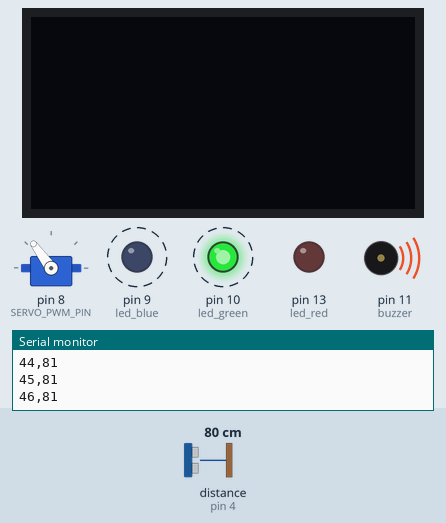
Simulated run of this sketch. Board: Arduino Uno, built with avr-gcc and run on an emulated ATmega328P. Parts: 128×64 one-colour display, servo, output pins drawn as LEDs (lit = HIGH), buzzer (waves = sounding), the last lines printed to the serial monitor. Dashed ring = blinking. Inputs (shaded band) come from the test bench; at power-on: distance to the obstacle (sensor on pin 4) 80 cm. The echo pulse lasts 58.3 µs per cm.

Above: at 1.9 s.
2.0 s: distance to the obstacle (sensor on pin 4) set to 35 cm
At 2.5 s:
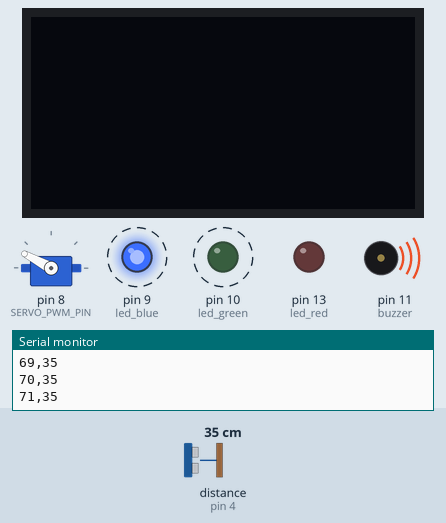
5.0 s: distance to the obstacle (sensor on pin 4) set to 2 cm
At 5.22 s:
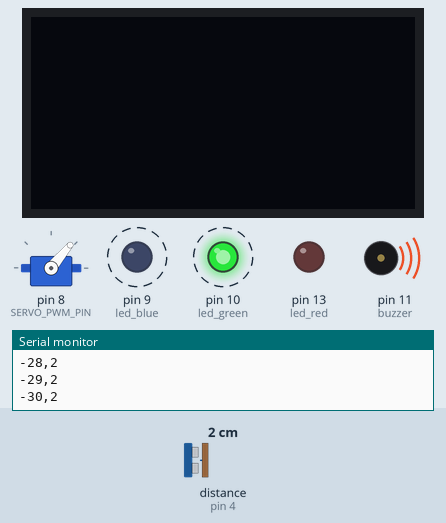
7.4 s: distance to the obstacle (sensor on pin 4) set to 9 cm
At 7.97 s:
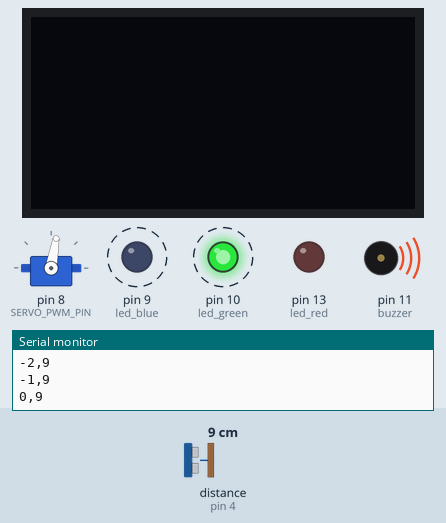
9.3 s: distance to the obstacle (sensor on pin 4) set to 4 cm
12.3 s: distance to the obstacle (sensor on pin 4) set to 18 cm
Timing chart, 0 to 36.1 s (numbered marks = the images above; inputs shaded):
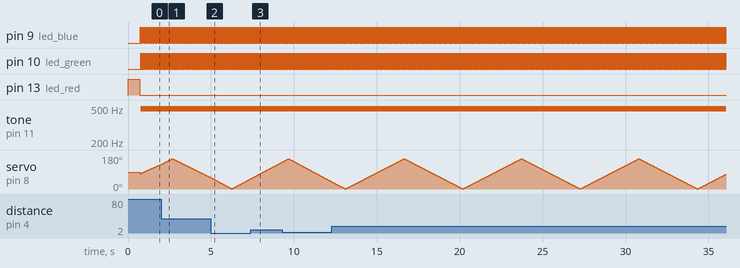

The sketch:

RadarBasic.ino
```cpp
/*
https://gist.github.com/biokys/6846527
https://learn.sparkfun.com/tutorials/connecting-arduino-to-processing/to-processing

sometimes the ultrasonic sensor give casual value (es. 70) in a row of 0 (no object detected)
to ignore that error, "ignora_posit" isolates fake readings.
If distance is different that 0 (there is an object on the range), Robottino will play buzzer and show lights

Giovanni Bindi
oct. 2014

*/

//display
#include <Wire.h>
#include <SeeedOLED.h>
#include <avr/pgmspace.h>

const int buzzer = 11;
const int led_blue = 9;
const int led_green = 10;
const int led_red = 13;

#include <NewPing.h>
#include <Servo.h>

#define TRIGGER_PIN  7
#define ECHO_PIN     4
#define MAX_DISTANCE 100 // Maximum distance we want to ping for (in centimeters). Maximum sensor distance is rated at 400-500cm.
#define SERVO_PWM_PIN 8
NewPing sonar(TRIGGER_PIN, ECHO_PIN, MAX_DISTANCE);

// means -angle .. angle
#define ANGLE_BOUNDS 80
#define ANGLE_STEP 1

Servo myservo;
int angle = 0;
int dir = 1; // direction of servo movement  -1 = back, 1 = forward


// funzione per neutralizzare i falsi positivi isoltati
const int numReadings = 3;
int readings[numReadings];                // the readings from the analog input
int index = 0;                  // the index of the current reading
int total = 0;                  // the running total
int cm_ignora_posit = 0;                // the cm_ignora_posit


void setup() {

  for (int thisReading = 0; thisReading < numReadings; thisReading++) // 0, 1, 2
   readings[thisReading] = 0;

    //output
  pinMode(buzzer,OUTPUT);
  pinMode(led_blue, OUTPUT);
  pinMode(led_green, OUTPUT);
  pinMode(led_red, OUTPUT);
  digitalWrite(led_red, HIGH);
  digitalWrite(led_green, LOW);
  digitalWrite(led_blue, LOW);

  //display
  Wire.begin();
  SeeedOled.init();
  SeeedOled.clearDisplay();
  delay(200);


  Serial.begin(9600);

  myservo.attach(SERVO_PWM_PIN);
  delay(200);
  digitalWrite (led_red, LOW);
}

void loop() {

  // we must renormalize to positive values, because angle is from -ANGLE_BOUNDS .. ANGLE_BOUNDS
  // and servo value must be positive

  myservo.write(angle + ANGLE_BOUNDS);

  // read distance from sensor and send to serial
  getDistanceAndSend2Serial(angle);

  digitalWrite (led_blue, HIGH);
  digitalWrite (led_green, LOW);
  analogWrite (buzzer, 0);

  // calculate angle
  if (angle >= ANGLE_BOUNDS || angle <= -ANGLE_BOUNDS) {
    dir = -dir;
  }
  angle += (dir * ANGLE_STEP);

}

int getDistanceAndSend2Serial(int angle) {
  delay(10);
  int cm = sonar.ping_cm();

  Serial.print(angle, DEC);
  Serial.print(",");
  Serial.println(cm, DEC);


  readings[index] = cm;
  cm_ignora_posit = (readings[0] * readings[1] * readings[2]);
  index = index + 1;
  if (index>=numReadings)
	index = 0;

  //Serial.print("cm_ignora_posit: ");
  //Serial.println(cm_ignora_posit);

  // while the object is detected, the motor will spin slowly: delay
  if (cm_ignora_posit != 0) {
      digitalWrite (led_blue, LOW);
      digitalWrite (led_green, HIGH); // da 0 a 250
      int pitch = map(cm, 0, 99, 50, 0);  // 50 per avere n tono piezo non fastidioso
      //analogWrite (led_green, pitch * 5); // da 0 a 250
      analogWrite (buzzer, pitch);
      delay(10);
    }

}
```

Measured:
- by itself, pin 9 (led_blue), pin 10 (led_green): alternates HIGH for 0.01 s and LOW for 0.01 s
